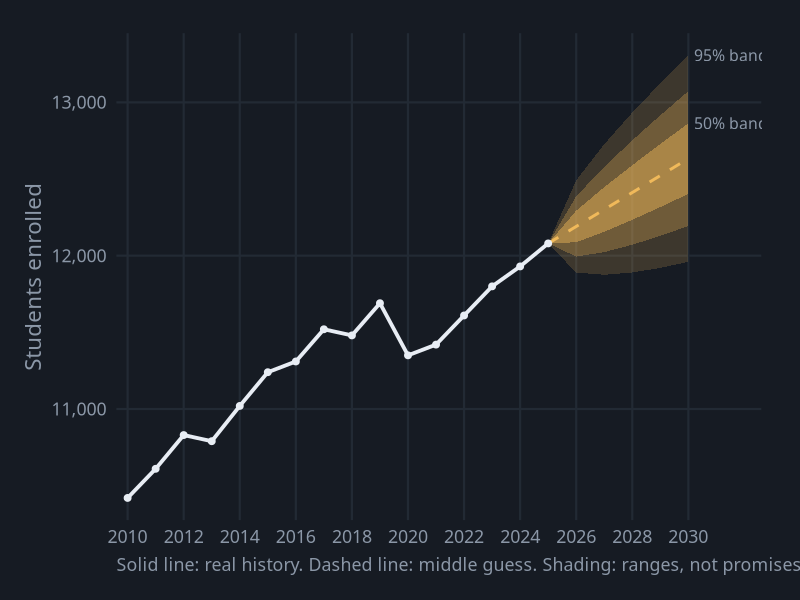
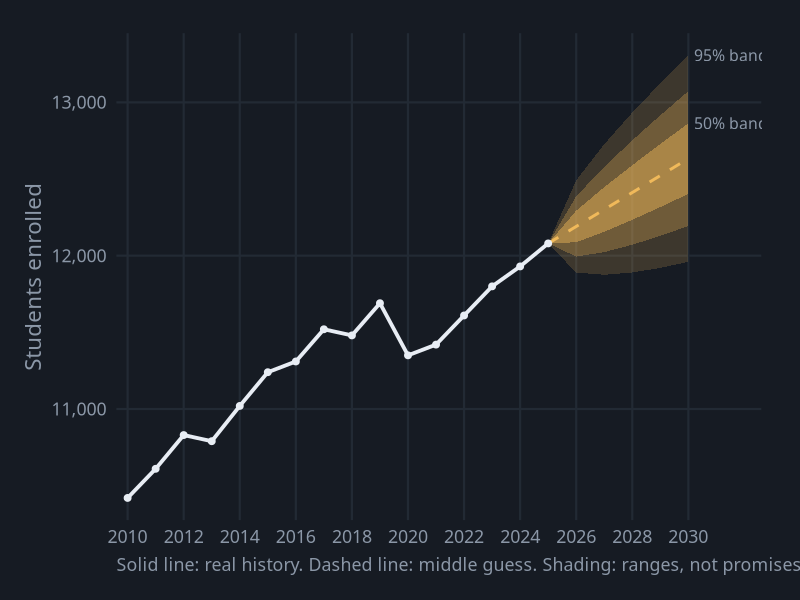

The R source for these figures, in order:
# Fan Chart
# Question: What might enrollment be over the next five years, and how sure can we be?
# Put this script and fan.csv in the same folder, then in RStudio choose
# Session > Set Working Directory > To Source File Location.

library(tidyverse)

# ---- Gallery look: dark background, soft gray text ----
font <- "IBM Plex Sans"   # use "sans" if IBM Plex Sans is not installed
ink  <- "#8B97A7"

theme_gallery <- function() {
  theme_minimal(base_size = 16, base_family = font) +
    theme(
      plot.background  = element_rect(fill = "#161B23", color = NA),
      panel.grid       = element_line(color = "#222A34"),
      panel.grid.minor = element_blank(),
      text             = element_text(color = ink),
      axis.text        = element_text(color = ink),
      legend.position  = "top",
      legend.title     = element_blank(),
      plot.margin      = margin(24, 28, 18, 18)
    )
}

df <- read_csv("fan.csv", show_col_types = FALSE)

# A simple forecast: keep the average yearly change going, and let the
# uncertainty grow with each step, based on how much past changes varied
changes <- diff(df$students)
drift   <- mean(changes)
spread  <- sd(changes)
last    <- tail(df, 1)

fc <- tibble(step = 1:5) |>
  mutate(year     = last$year + step,
         center   = last$students + drift * step,
         lo95 = center - 1.96 * spread * sqrt(step), hi95 = center + 1.96 * spread * sqrt(step),
         lo80 = center - 1.28 * spread * sqrt(step), hi80 = center + 1.28 * spread * sqrt(step),
         lo50 = center - 0.67 * spread * sqrt(step), hi50 = center + 0.67 * spread * sqrt(step))

# Start every band at the last real year so the fan opens from that point
fc <- bind_rows(tibble(year = last$year, center = last$students,
                       lo95 = last$students, hi95 = last$students, lo80 = last$students,
                       hi80 = last$students, lo50 = last$students, hi50 = last$students), fc)

p <- ggplot() +
  geom_ribbon(data = fc, aes(x = year, ymin = lo95, ymax = hi95), fill = "#F0B95A", alpha = 0.18) +
  geom_ribbon(data = fc, aes(x = year, ymin = lo80, ymax = hi80), fill = "#F0B95A", alpha = 0.28) +
  geom_ribbon(data = fc, aes(x = year, ymin = lo50, ymax = hi50), fill = "#F0B95A", alpha = 0.45) +
  geom_line(data = fc, aes(x = year, y = center), color = "#F0B95A", linetype = "dashed", linewidth = 1) +
  geom_line(data = df, aes(x = year, y = students), color = "#E8EDF4", linewidth = 1.3) +
  geom_point(data = df, aes(x = year, y = students), color = "#E8EDF4", size = 2) +
  annotate("text", x = last$year + 5.2, y = c(max(fc$hi95), max(fc$hi50)) ,
           label = c("95% band", "50% band"), hjust = 0, vjust = 0.5, color = ink, family = font, size = 4) +
  scale_x_continuous(breaks = seq(2010, 2030, 2), expand = expansion(add = c(0.4, 2.4))) +
  scale_y_continuous(labels = scales::comma) +
  labs(x = NULL, y = "Students enrolled",
       caption = "Solid line: real history. Dashed line: middle guess. Shading: ranges, not promises. Sample values.") +
  theme_gallery() +
  theme(plot.caption = element_text(color = ink, hjust = 0))

ggsave("fan.png", p, width = 9, height = 6, dpi = 200)
p
